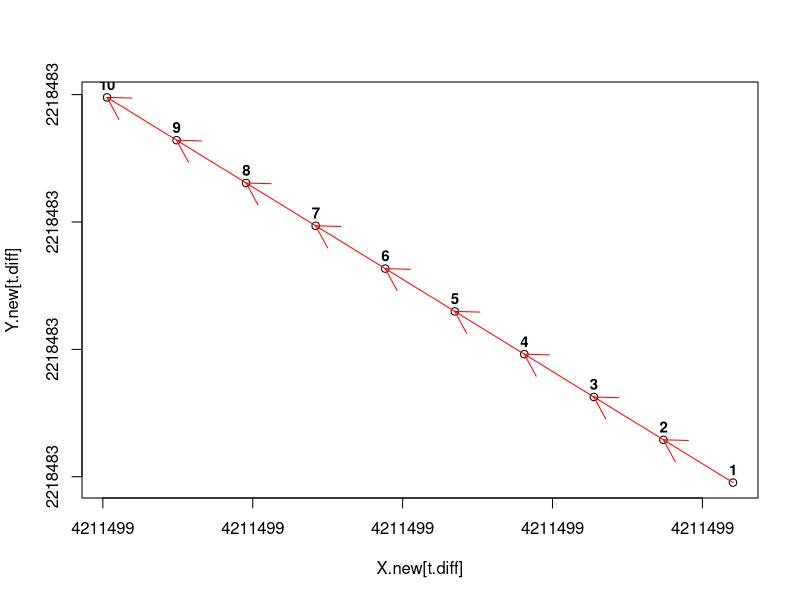

This chart was generated by the following R code:


## Epok Kaydırma
# Hız hesabı
# Library

library(lubridate)

# x <- c(1998.0, 2000.45, 2005, 2018.485)
# f <- format(date_decimal(x), "%d-%m-%Y")
#f

xyz.t0 <- matrix(c(4211499.0334, 2218482.8809, 4231454.2803))

gun <- ymd("2018-06-26")
t0 <-decimal_date(gun)  # 2018.482

t <- 2005.0 # Epok

v.xyz <- matrix(c(-0.0232, 0.0168, -0.0005))

# Formul XYZ <- XYZ + (T-T0)*V

xyz.t <- xyz.t0 + (t0-t)*v.xyz

out <- data.frame(xyz.t)
rownames(out) <- c("X", "Y", "Z")

print.data.frame(out, digits = 11)

x1 <- 4636534.985
x2 <- 4651609.513
x3 <- 4614475.580
y1 <- 493514.385
y2 <- 534885.907
y3 <- 523649.465
xp <- 4627235.171
yp <- 516175.362
P <- matrix(c(yp,xp), ncol=2, byrow = TRUE)
v1 <- c(-0.0110, 0.0131, 0.0113)
v2 <- c(-0.0135, 0.0130, 0.0103)
v3 <- c(-0.0124, 0.0128, 0.0107)

((x2-xp)*(y3-y2)-(y2-yp)*(x3-x2))/((x2-x1)*(y3-y2)-(y2-y1)*(x3-x2))*v1+
  ((x3-xp)*(y1-y3)-(y3-yp)*(x1-x3))/((x3-x2)*(y1-y3)-(y3-y2)*(x1-x3))*v2 +
  ((x1-xp)*(y2-y1)-(y1-yp)*(x2-x1))/((x1-x3)*(y2-y1)-(y1-y3)*(x2-x1))*v3
  
A <- matrix(c(y1,x1,y2,x2,y3,x3), ncol = 2, byrow = TRUE)
A1 <- A
Vxyz <- matrix(c(v1,v2,v3), ncol = 3, byrow=TRUE)

fit <- lm(Vxyz ~ A1)

summary(fit)

fit$coefficients

fit$coefficients[1,1] + fit$coefficients[2,1]*yp + fit$coefficients[3,1]*xp
fit$coefficients[1,2] + fit$coefficients[2,2]*yp + fit$coefficients[3,2]*xp
fit$coefficients[1,3] + fit$coefficients[2,3]*yp + fit$coefficients[3,3]*xp

## Plot
# 10 yıllık
t.diff <- seq(1:10)

f1 <- function(x) xyz.t0 + x*v.xyz

out <-sapply(t.diff,f1)

out <- t(out)
#out <- data.frame(out)
X.new <- out[,1]
Y.new <- out[,2]

plot(X.new[t.diff], Y.new[t.diff])
arrows(X.new[t.diff], Y.new[t.diff], X.new[t.diff+1], Y.new[t.diff+1], col = "red")
text(X.new,Y.new+0.005, labels=t.diff, cex=0.9, font=2)


